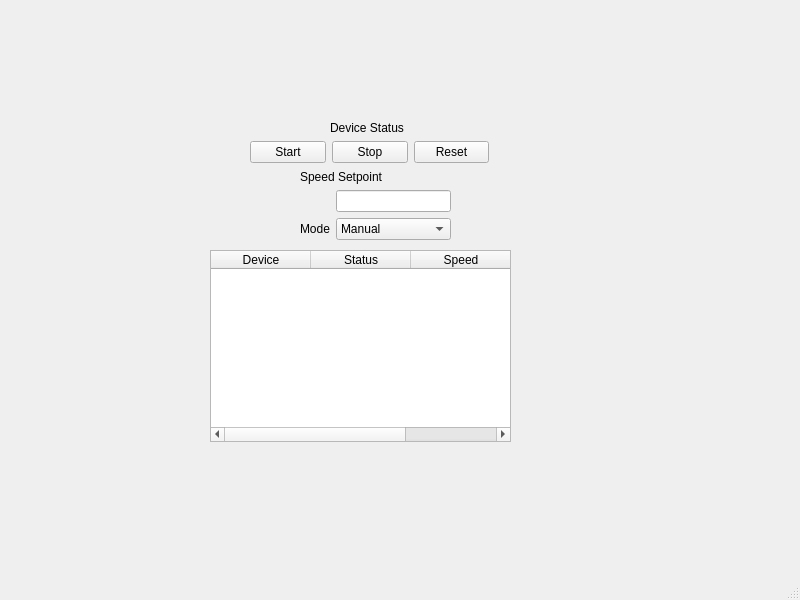
<?xml version="1.0" encoding="UTF-8"?>
<ui version="4.0">
 <class>MainWindow</class>
 <widget class="QMainWindow" name="MainWindow">
  <property name="geometry">
   <rect>
    <x>0</x>
    <y>0</y>
    <width>800</width>
    <height>600</height>
   </rect>
  </property>
  <property name="windowTitle">
   <string>MainWindow</string>
  </property>
  <widget class="QWidget" name="centralwidget">
   <widget class="QLabel" name="label">
    <property name="geometry">
     <rect>
      <x>330</x>
      <y>120</y>
      <width>77</width>
      <height>16</height>
     </rect>
    </property>
    <property name="text">
     <string>Device Status</string>
    </property>
   </widget>
   <widget class="QTableWidget" name="tableWidget">
    <property name="geometry">
     <rect>
      <x>210</x>
      <y>250</y>
      <width>301</width>
      <height>192</height>
     </rect>
    </property>
    <column>
     <property name="text">
      <string>Device</string>
     </property>
    </column>
    <column>
     <property name="text">
      <string>Status</string>
     </property>
    </column>
    <column>
     <property name="text">
      <string>Speed</string>
     </property>
    </column>
   </widget>
   <widget class="QWidget" name="">
    <property name="geometry">
     <rect>
      <x>250</x>
      <y>140</y>
      <width>239</width>
      <height>25</height>
     </rect>
    </property>
    <layout class="QHBoxLayout" name="horizontalLayout">
     <item>
      <widget class="QPushButton" name="pushButton">
       <property name="text">
        <string>Start</string>
       </property>
      </widget>
     </item>
     <item>
      <widget class="QPushButton" name="pushButton_2">
       <property name="text">
        <string>Stop</string>
       </property>
      </widget>
     </item>
     <item>
      <widget class="QPushButton" name="pushButton_3">
       <property name="text">
        <string>Reset</string>
       </property>
      </widget>
     </item>
    </layout>
   </widget>
   <widget class="QWidget" name="">
    <property name="geometry">
     <rect>
      <x>300</x>
      <y>170</y>
      <width>151</width>
      <height>71</height>
     </rect>
    </property>
    <layout class="QFormLayout" name="formLayout">
     <item row="0" column="0" colspan="2">
      <widget class="QLabel" name="label_2">
       <property name="text">
        <string>Speed Setpoint</string>
       </property>
      </widget>
     </item>
     <item row="1" column="1">
      <widget class="QLineEdit" name="lineEdit"/>
     </item>
     <item row="2" column="0">
      <widget class="QLabel" name="label_3">
       <property name="text">
        <string>Mode</string>
       </property>
      </widget>
     </item>
     <item row="2" column="1">
      <widget class="QComboBox" name="comboBox">
       <item>
        <property name="text">
         <string>Manual</string>
        </property>
       </item>
       <item>
        <property name="text">
         <string>Auto</string>
        </property>
       </item>
      </widget>
     </item>
    </layout>
   </widget>
  </widget>
  <widget class="QMenuBar" name="menubar">
   <property name="geometry">
    <rect>
     <x>0</x>
     <y>0</y>
     <width>800</width>
     <height>21</height>
    </rect>
   </property>
  </widget>
  <widget class="QStatusBar" name="statusbar"/>
 </widget>
 <resources/>
 <connections/>
</ui>
